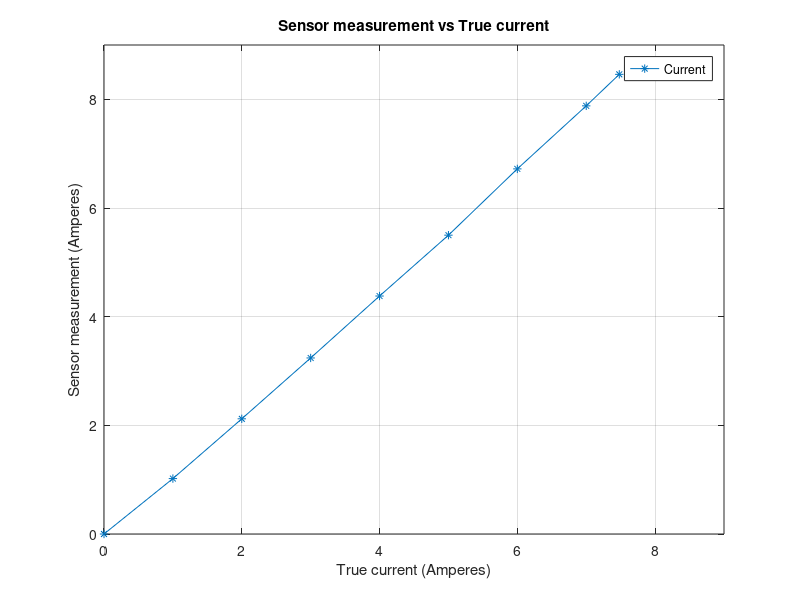

Source code (MATLAB):
%This file is used to plot the results for varying input voltage for the 1 Amp converter

samples = [1:8];
actual_current = [0,1,2,3,4,5,6,7,7.48];
measured_current = [0,1.02,2.12,3.24,4.38,5.50,6.72,7.88,8.46];



plot(actual_current,measured_current,'*-');
%hold on;
%plot(samples,measured_angle);

title('Sensor measurement vs True current');
xlabel('True current (Amperes)');
ylabel('Sensor measurement (Amperes)');
legend({'Current'});
axis([0 9 0 9]);
grid;
hold off;
